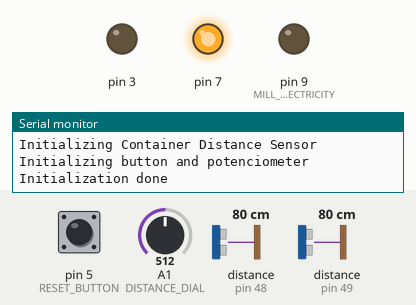
Simulated run of this sketch. Board: Arduino Uno, built with avr-gcc and run on an emulated ATmega328P. Parts: output pins drawn as LEDs (lit = HIGH), the last lines printed to the serial monitor. The inputs (shaded band) are chosen by the test bench; at power-on: distance to the obstacle (sensors on pin 49, pin 48) 80 cm, pin 5 (RESET_BUTTON) LOW, A1 (DISTANCE_DIAL) = 512. EEPROM starts erased; pins used as bus, display or sensor lines are not drawn.

Above: at 2.5 s.
2.6 s: distance to the obstacle (sensor on pin 49) set to 18 cm
5.6 s: distance to the obstacle (sensor on pin 48) set to 31 cm
8.6 s: distance to the obstacle (sensor on pin 48) set to 28 cm
At 10.3 s:
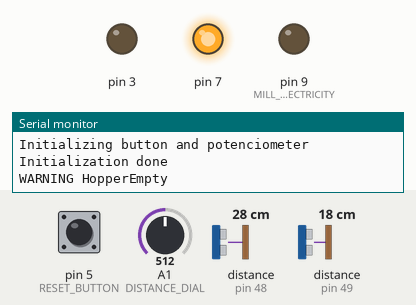
11.6 s: distance to the obstacle (sensor on pin 49) set to 2 cm
At 13.6 s:
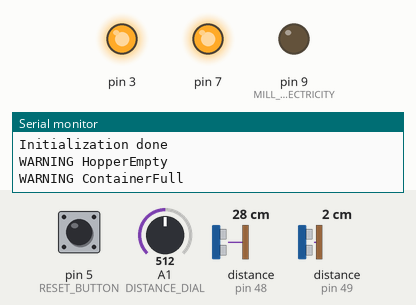
14.6 s: distance to the obstacle (sensor on pin 48) set to 22 cm
At 17.7 s:
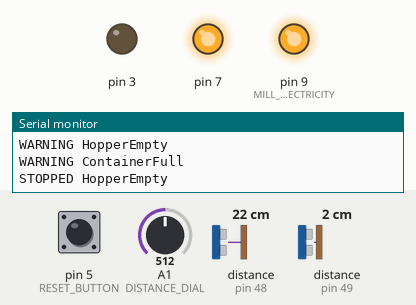
Timing chart, 0 to 18.6 s (numbered marks = the images above; inputs shaded):
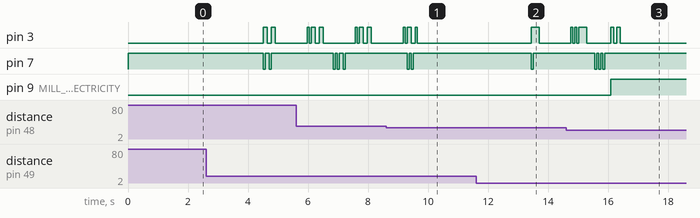

Measured:
- the behaviour switches between 26 and 25 cm on distance to the obstacle (sensor on pin 48) (found by bisection; images 2 and 3)
- after the input at 8.6 s, pin 7: goes on until 9.5 s, then stays HIGH
- after the input at 11.6 s, pin 3: LOW → HIGH after 1.8 s, → LOW 0.27 s later; pin 7: HIGH → LOW after 1.8 s, → HIGH 0.07 s later
- after the input at 14.6 s, pin 7: goes on until 15.9 s, then stays HIGH; pin 9 (MILL_ELECTRICITY): LOW → HIGH after 1.5 s

The sketch:

Molino.ino
```cpp
#include <EEPROM.h>
#include "blinker.h"
#include "distance_sensor.h"
#include "distance_dial.h"
#include "sensor_controller.h"

#define MAX_TIME_WARNING 10000

#define BUZZER 3
#define DISTANCE_DIAL A1
#define RESET_BUTTON 5
#define MAIN_ALARM 7
#define MILL_ELECTRICITY 9

#define HOPPER_DISTANCE_SENSOR_SHUTDOWN_PIN 12
#define CONTAINER_DISTANCE_SENSOR_SHUTDOWN_PIN 11

#define HOPPER_DISTANCE_SENSOR_ADDRESS 0x30
#define CONTAINER_DISTANCE_SENSOR_ADDRESS 0x31

#define STATE_EEPROM_ADDRESS 0

Blinker mainAlarm(MAIN_ALARM, false);
Blinker buzzerAlarm(BUZZER);
DistanceDial distanceDial(DISTANCE_DIAL);

unsigned long alarmHopperEmptyWarningSequence[6] = {50,100,50,2000};
unsigned long alarmFullContainerWarningSequence[6] = {50,2000};
unsigned long buzzerHopperEmptyWarningSequence[6] = {100,100,100,1000};
unsigned long buzzerContainerFullWarningSequence[6] = {200,1000};
unsigned long buzzerHopperEmptyStoppedSequence[6] = {100,100,100,5000};
unsigned long buzzerContainerFullStoppedSequence[6] = {200,5000};
unsigned long buzzerDistanceSensorFailedInitialization[2] = {100,100};

enum ProgramStates{
  RUNNING,
  WARNING,
  STOPPED
};

ProgramStates programState = ProgramStates::RUNNING;

DistanceSensor hopperDistanceSensor(HOPPER_DISTANCE_SENSOR_SHUTDOWN_PIN);
DistanceSensor containerDistanceSensor(CONTAINER_DISTANCE_SENSOR_SHUTDOWN_PIN);
SensorController sensorController(&hopperDistanceSensor, &containerDistanceSensor);

void setup() {
  Serial.begin(9600);

  Serial.println("Initializing Hopper Distance sensors");
  containerDistanceSensor.onOff(false);
  hopperDistanceSensor.onOff(false);
  delay(1000);
  hopperDistanceSensor.onOff(true);
  delay(100);
  if(!hopperDistanceSensor.begin()){
    Serial.println("Failed to boot HopperSensor");
    buzzerAlarm.mode(buzzerDistanceSensorFailedInitialization, sizeof(buzzerDistanceSensorFailedInitialization) / sizeof(unsigned long));
    while(1){
      buzzerAlarm.loop();
    }
  }
  hopperDistanceSensor.setAddress(HOPPER_DISTANCE_SENSOR_ADDRESS);
  delay(100);

  Serial.println("Initializing Container Distance Sensor");
  containerDistanceSensor.onOff(true);
  delay(100);
  if(!containerDistanceSensor.begin()){
    Serial.println("Failed to boot DistanceSensor");
    buzzerAlarm.mode(buzzerDistanceSensorFailedInitialization, sizeof(buzzerDistanceSensorFailedInitialization) / sizeof(unsigned long));
    while(1){
      buzzerAlarm.loop();
    }
  }
  containerDistanceSensor.setAddress(CONTAINER_DISTANCE_SENSOR_ADDRESS);
  delay(10);

  Serial.println("Initializing button and potenciometer");
  pinMode(DISTANCE_DIAL, INPUT);
  pinMode(RESET_BUTTON, INPUT);

  pinMode(MILL_ELECTRICITY, OUTPUT);

  Serial.println("Initialization done");

  recoverAfterTurnOff();
}

void recoverAfterTurnOff(){
  const uint8_t lastState = EEPROM.read(STATE_EEPROM_ADDRESS);
  if(lastState == 1){
    millStoppedContainerFull();
  }else if(lastState == 2){
    millStoppedHopperEmpty();
  }else{
    running();
  }
}

unsigned long firstTimeHopperWarning = 0;
unsigned long firstTimeContainerWarning = 0;

void loop(){
  const unsigned long actualTime = millis();
  switch(programState){
    case ProgramStates::RUNNING:{
      checkMeasures();
      break;
    }
    case ProgramStates::WARNING:{
      ControlResults controlResults = checkMeasures();
      if(controlResults.isContainerFull && firstTimeContainerWarning + MAX_TIME_WARNING < actualTime){
        millStoppedContainerFull();
      }else if(controlResults.isHopperEmpty && firstTimeHopperWarning + MAX_TIME_WARNING < actualTime){
        millStoppedHopperEmpty();
      }
      break;
    }
    case ProgramStates::STOPPED:{
      digitalWrite(MILL_ELECTRICITY, HIGH);
      if(digitalRead(RESET_BUTTON) == HIGH){
        running();
      }
      break;
    }
  }
  buzzerAlarm.loop();
  mainAlarm.loop();
}

ControlResults checkMeasures(){
  const float potenciometerRead = distanceDial.getDistance();
  sensorController.setContainerThreshold(potenciometerRead);
  ControlResults controlResults = sensorController.getControlResults();
  if(controlResults.isContainerFull){
    if(programState == ProgramStates::RUNNING){
      firstTimeContainerWarning = millis();
      containerFull();
    }
  }else if(controlResults.isHopperEmpty){
    if(programState == ProgramStates::RUNNING){
      firstTimeHopperWarning = millis();
      hopperEmpty();
    }
  }else{
    running();
  }
  return controlResults;
}

void running(){
  digitalWrite(MILL_ELECTRICITY, LOW);
  if(programState == ProgramStates::STOPPED){
    sensorController.reset();
  }
  EEPROM.update(STATE_EEPROM_ADDRESS, 0);
  programState = ProgramStates::RUNNING;
  buzzerAlarm.turnoff();
  mainAlarm.turnoff();
}

void containerFull(){
  Serial.println("WARNING ContainerFull");
  programState = ProgramStates::WARNING;
  buzzerAlarm.mode(buzzerContainerFullWarningSequence, sizeof(buzzerContainerFullWarningSequence) / sizeof(unsigned long));
  mainAlarm.mode(alarmFullContainerWarningSequence, sizeof(alarmFullContainerWarningSequence) / sizeof(unsigned long));
}

void hopperEmpty(){
  Serial.println("WARNING HopperEmpty");
  programState = ProgramStates::WARNING;
  buzzerAlarm.mode(buzzerHopperEmptyWarningSequence, sizeof(buzzerHopperEmptyWarningSequence) / sizeof(unsigned long));
  mainAlarm.mode(alarmHopperEmptyWarningSequence, sizeof(alarmHopperEmptyWarningSequence) / sizeof(unsigned long));
}


void millStoppedContainerFull(){
  Serial.println("STOPPED ContainerFull");
  EEPROM.update(STATE_EEPROM_ADDRESS, 1);
  programState = ProgramStates::STOPPED;
  buzzerAlarm.mode(buzzerContainerFullStoppedSequence, sizeof(buzzerContainerFullStoppedSequence) / sizeof(unsigned long));
  mainAlarm.turnoff();
}

void millStoppedHopperEmpty(){
  Serial.println("STOPPED HopperEmpty");
  EEPROM.update(STATE_EEPROM_ADDRESS, 2);
  programState = ProgramStates::STOPPED;
  buzzerAlarm.mode(buzzerHopperEmptyStoppedSequence, sizeof(buzzerHopperEmptyStoppedSequence) / sizeof(unsigned long));
  mainAlarm.turnoff();
}
```

blinker.cpp
```cpp
#include "Blinker.h"
#include "Arduino.h"

Blinker::Blinker(uint8_t pin, bool activatedWithHigh){
  this->_pin = pin;
  pinMode(this->_pin, OUTPUT);
  this->_activatedWithHigh = activatedWithHigh;
  this->turnoff();
  this->_lastTimeChanged = 0;
};

void Blinker::mode(unsigned long *sequence, uint8_t size){
  this->_sequenceIndex = 0;
  this->_size = size;
  this->_activated = true;
  this->_sequence = sequence;
  this->_lastTimeChanged = millis();
  this->_turn(true);
};

void Blinker::loop(){
  if(this->_activated){
    unsigned long actualTime = millis();
    if(this->_lastTimeChanged + this->_sequence[this->_sequenceIndex] < actualTime){
      this->_lastTimeChanged = actualTime;
      this->_sequenceIndex = (this->_sequenceIndex + 1) % this->_size;
      this->_turn(this->_sequenceIndex % 2 == 0);
    }
  }else{
    this->_turn(false);
  }
}

void Blinker::turnoff(){
  this->_activated = false;
  this->_turn(false);
}

void Blinker::_turn(bool onOff){
  if(this->_activatedWithHigh){
    digitalWrite(this->_pin, onOff ? HIGH : LOW);
  }else{
    digitalWrite(this->_pin, onOff ? LOW : HIGH);
  }
}
```

blinker.h
```cpp
#ifndef Blinker_h
#define Blinker_h


#include "Arduino.h"

class Blinker
{
  public:
    Blinker(uint8_t pin, bool activatedWithHigh = true);
    void turnoff();
    void mode(unsigned long *sequence, uint8_t size);
    void loop();

  private:
    uint8_t _pin;
    bool _activatedWithHigh;
    unsigned long _lastTimeChanged;
    unsigned long *_sequence;
    uint8_t _sequenceIndex;
    uint8_t _size;
    bool _activated;
    void _turn(bool onOff);

};

#endif
```

distance_dial.cpp
```cpp
#include "distance_dial.h"
#include "Arduino.h"

DistanceDial::DistanceDial(uint8_t pin){
  this->_pin = pin;
  pinMode(this->_pin, INPUT);
};

float DistanceDial::getDistance(){
  return MAX_DISTANCE - float(analogRead(this->_pin)) * (MAX_DISTANCE - MIN_DISTANCE) / 1024; //Max 15cm, min 5cm
}
```

distance_dial.h
```cpp
#ifndef DistanceDial_h
#define DistanceDial_h


#include "Arduino.h"
#define MAX_DISTANCE 150
#define MIN_DISTANCE 50

class DistanceDial
{
  public:
    DistanceDial(uint8_t pin);
    float getDistance();

  private:
    uint8_t _pin;
};

#endif
```

distance_sensor.cpp
```cpp
#include "distance_sensor.h"

DistanceSensor::DistanceSensor(uint8_t shtdwnPin){
  pinMode(shtdwnPin, OUTPUT);
  this->sensor = Adafruit_VL6180X();
  this->shtdwnPin = shtdwnPin;
  this->onOff(false);
}

boolean DistanceSensor::begin(){
  return this->sensor.begin();
}

void DistanceSensor::onOff(bool onOff){
  digitalWrite(this->shtdwnPin, onOff? HIGH: LOW);
}

void DistanceSensor::setAddress(uint8_t newAddr){
  this->address = newAddr;
  this->sensor.setAddress(this->address);
}

Measure DistanceSensor::getDistance(){
  uint8_t range = this->sensor.readRange();
  uint8_t status = this->sensor.readRangeStatus();

  // Some error occurred, print it out!

  /*if  ((status >= VL6180X_ERROR_SYSERR_1) && (status <= VL6180X_ERROR_SYSERR_5)) {
    Serial.print("(System error)");
  }
  else if (status == VL6180X_ERROR_ECEFAIL) {
    Serial.print("(ECE failure)");
  }
  else if (status == VL6180X_ERROR_NOCONVERGE) {
    Serial.print("(No convergence)");
  }
  else if (status == VL6180X_ERROR_RANGEIGNORE) {
    Serial.print("(Ignoring range)");
  }
  else if (status == VL6180X_ERROR_SNR) {
    Serial.print("Signal/Noise error");
  }
  else if (status == VL6180X_ERROR_RAWUFLOW) {
    Serial.print("Raw reading underflow");
  }
  else if (status == VL6180X_ERROR_RAWOFLOW) {
    Serial.print("Raw reading overflow");
  }
  else if (status == VL6180X_ERROR_RANGEUFLOW) {
    Serial.print("Range reading underflow");
  }
  else if (status == VL6180X_ERROR_RANGEOFLOW) {
    Serial.print("Range reading overflow");
  }*/

  Measure measure;
  measure.range = range;
  measure.status = status;
  return measure;
}
```

distance_sensor.h
```cpp
#ifndef DistanceSensor_h
#define DistanceSensor_h
#include "Arduino.h"
#include "Wire.h"
#include <Adafruit_VL6180X.h>

struct Measure{
  uint8_t range;
  uint8_t status;
};

class DistanceSensor
{
  public:
    DistanceSensor(uint8_t shtdwnPin);
    boolean begin();
    void onOff(bool onOff);
    void setAddress(uint8_t newAddr);
    Measure getDistance();

  private:
    uint8_t address;
    uint8_t shtdwnPin;
    Adafruit_VL6180X sensor;

};

#endif
```

sensor_controller.cpp
```cpp
#include "sensor_controller.h"

SensorController::SensorController(DistanceSensor *hopperSensor, DistanceSensor *containerSensor, uint8_t threshold){
  this->_hopperSensor = hopperSensor;
  this->_containerSensor = containerSensor;
  this->setContainerThreshold(threshold);
  this->reset();
}

ControlResults SensorController::getControlResults(){
  Measure hopperMeasure = this->_hopperSensor->getDistance();
  Measure containerMeasure = this->_containerSensor->getDistance();
  ControlResults results;

  results.isHopperEmpty = false;
  if(hopperMeasure.status != VL6180X_ERROR_NONE){
    hopperMeasure.range = 250;
  }
  this->_hopperMeanMeasure = 0.9 * this->_hopperMeanMeasure + 0.1 * hopperMeasure.range; //mm
  //Serial.println(String(hopperMeasure.range) +", "+ String(this->_hopperMeanMeasure));
  if(this->_hopperMeanMeasure > DEFAULT_HOPPER_THRESHOLD){
    if(this->_timesCheckedHopperEmpty > MAX_EXCEEDED_MEASURES_BEFORE_WARNING){
      results.isHopperEmpty = true;
    }else{
      this->_timesCheckedHopperEmpty++;
    }
  }else{
    this->_timesCheckedHopperEmpty = 0;
  }

  results.isContainerFull = false;
  if(containerMeasure.status != VL6180X_ERROR_NONE){
    containerMeasure.range = 250;
  }
  this->_containerMeanMeasure = 0.9 * this->_containerMeanMeasure + 0.1 * containerMeasure.range; //mm
  //Serial.println(String(containerMeasure.range) +", "+ String(this->_containerMeanMeasure) + ", " + String(this->_containerThreshold) + ", "+ this->_timesCheckedContainerFull);
  if(this->_containerMeanMeasure < this->_containerThreshold){
    if(this->_timesCheckedContainerFull > MAX_EXCEEDED_MEASURES_BEFORE_WARNING){
      results.isContainerFull = true;
    }else{
      this->_timesCheckedContainerFull++;
    }
  }else{
    this->_timesCheckedContainerFull = 0;
  }

  return results;
}

void SensorController::setContainerThreshold(float threshold){
  this->_containerThreshold = threshold;
}

void SensorController::reset(){
  this->_hopperMeanMeasure = 0;
  this->_containerMeanMeasure = 255;
  this->_timesCheckedHopperEmpty = 0;
  this->_timesCheckedContainerFull = 0;
}
```

sensor_controller.h
```cpp
#ifndef SensorController_h
#define SensorController_h
#include "Arduino.h"
#include "Wire.h"
#include "distance_sensor.h"
#include <Adafruit_VL6180X.h>

#define DEFAULT_CONTAINER_THRESHOLD 200 //mm
#define DEFAULT_HOPPER_THRESHOLD 30 //mm

#define MAX_EXCEEDED_MEASURES_BEFORE_WARNING 20


struct ControlResults{
  bool isContainerFull;
  bool isHopperEmpty;
};

class SensorController
{
  public:
    SensorController(DistanceSensor *hopperSensor, DistanceSensor *containerSensor, uint8_t threshold = DEFAULT_CONTAINER_THRESHOLD);
    ControlResults getControlResults();
    void setContainerThreshold(float threshold);
    void reset();

  private:
    DistanceSensor *_hopperSensor;
    DistanceSensor *_containerSensor;
    float _hopperMeanMeasure;
    float _containerMeanMeasure;
    uint8_t _timesCheckedHopperEmpty;
    uint8_t _timesCheckedContainerFull;
    uint8_t _containerThreshold;
};

#endif
```
